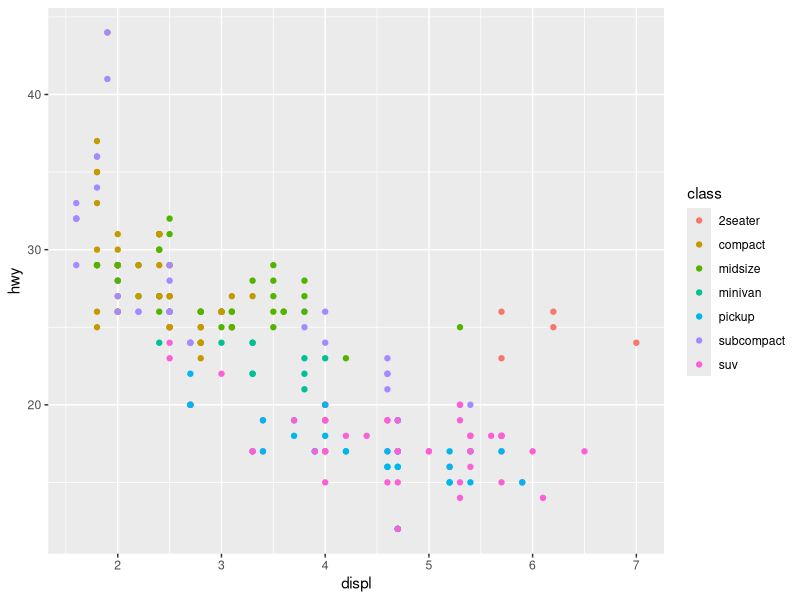
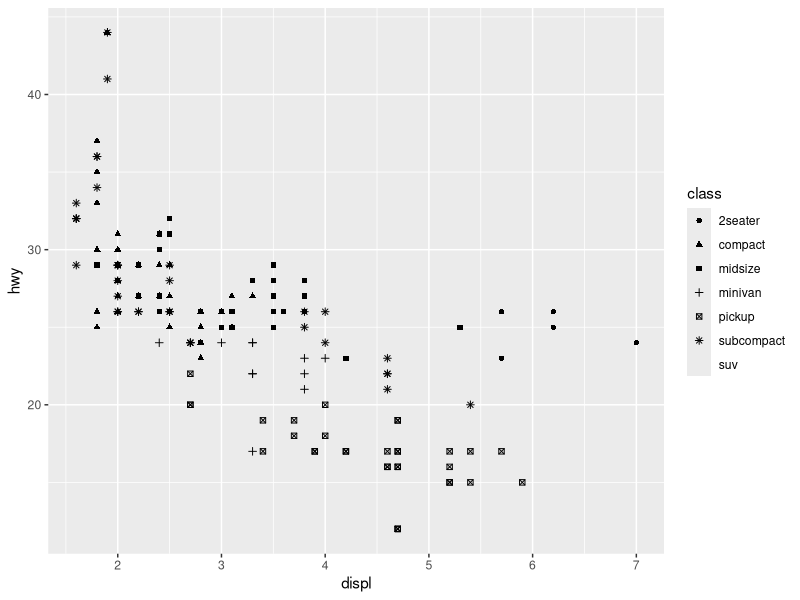
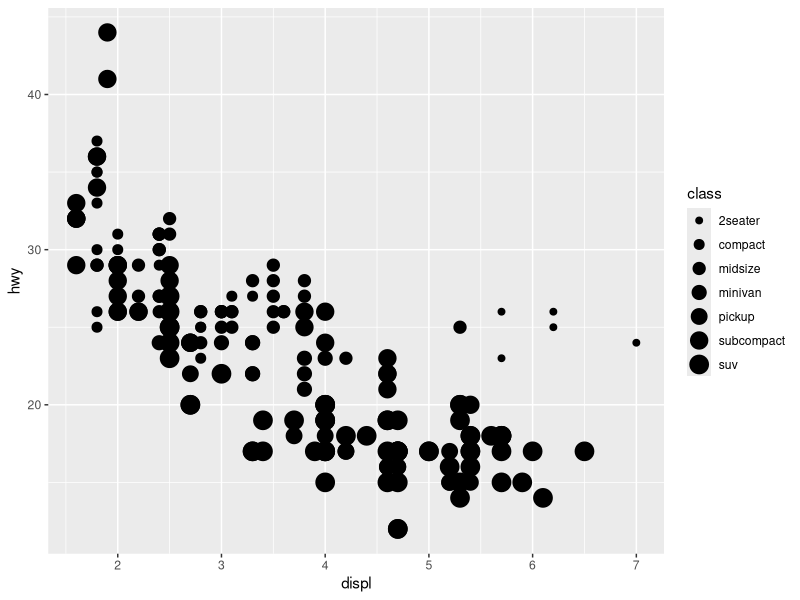
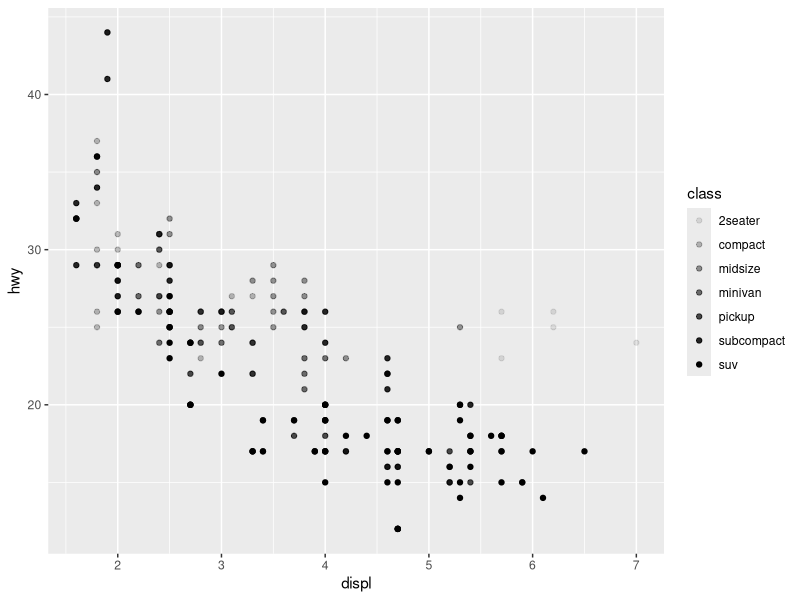
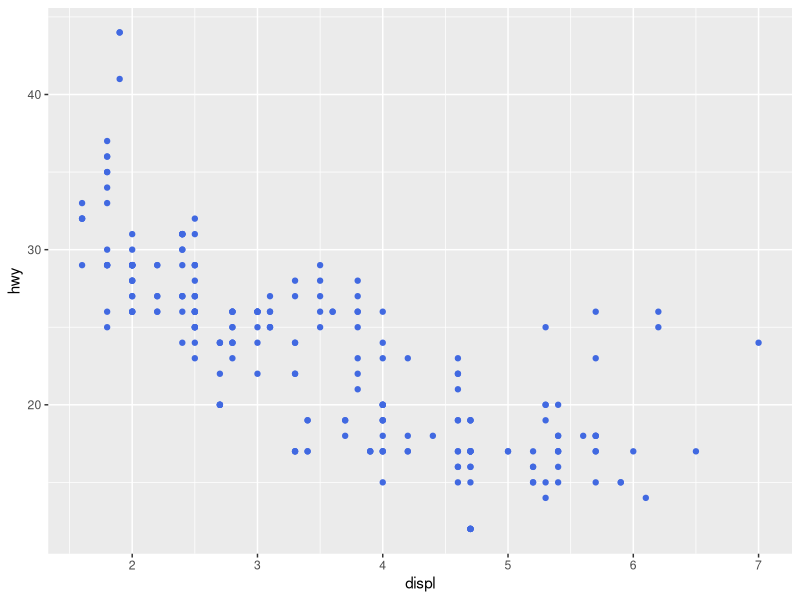
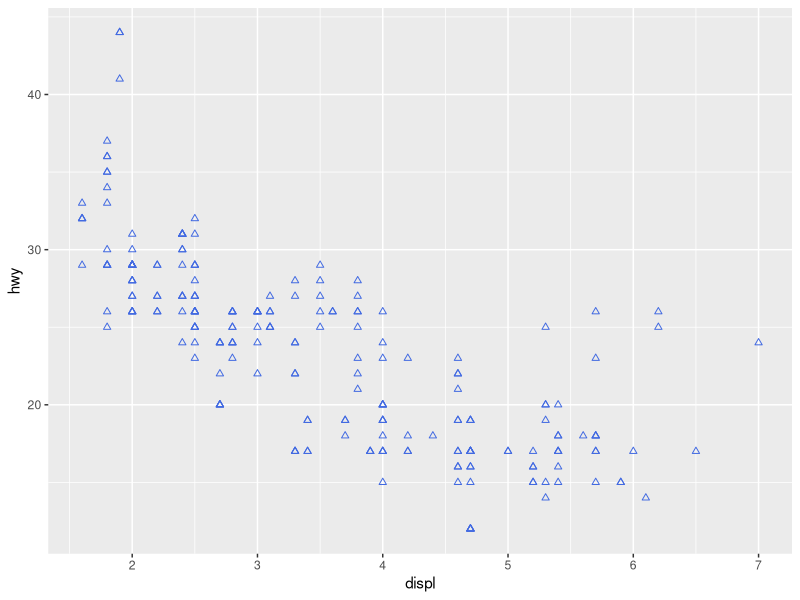
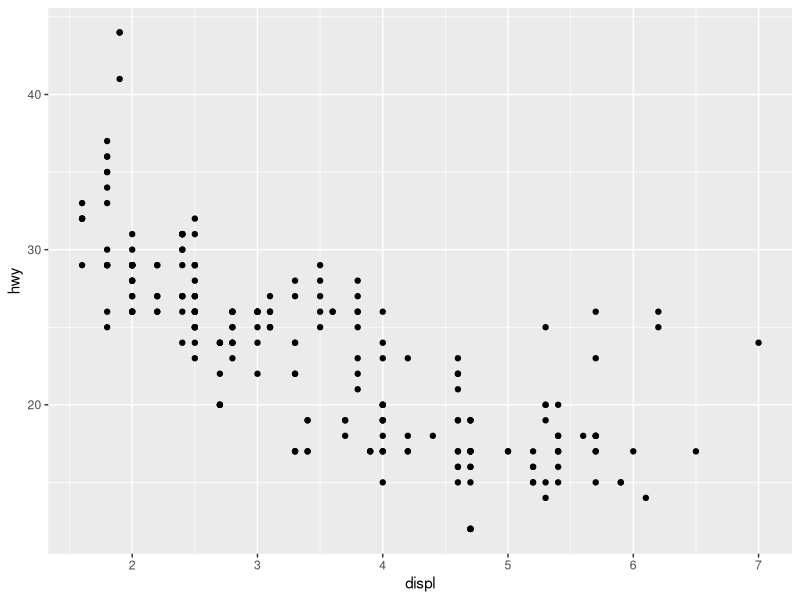
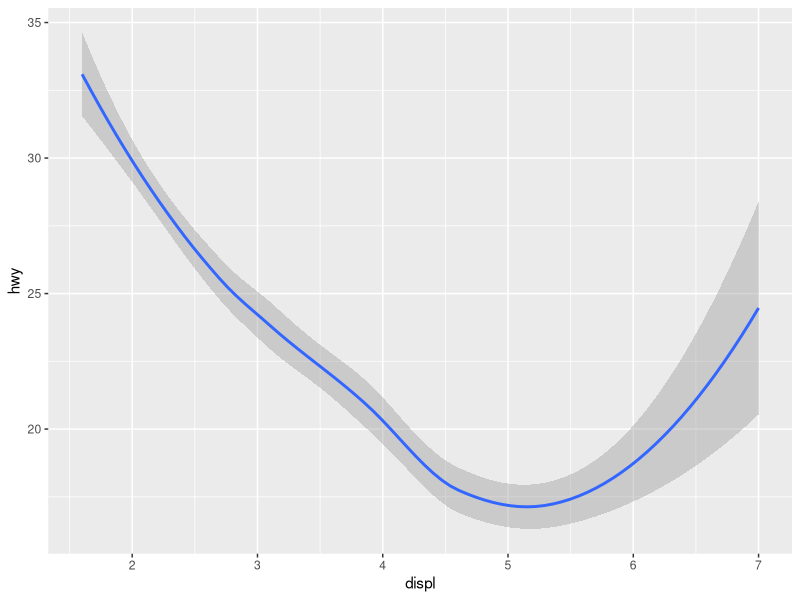

The R script that drew these images, in order:
# Layers

# Prerequisites

library(tidyverse)

### Aesthetic Mappings

mpg

ggplot(mpg, aes(x = displ, y = hwy, color = class)) +
  geom_point()

ggplot(mpg, aes(x = displ, y = hwy, shape = class)) +
  geom_point()

ggplot(mpg, aes(x = displ, y = hwy, size = class)) +
  geom_point()

ggplot(mpg, aes(x = displ, y = hwy, alpha = class)) +
  geom_point()

ggplot(mpg, aes(x = displ, y = hwy)) +
  geom_point(color = "royalblue")


ggplot(mpg, aes(x = displ, y = hwy)) +
  geom_point(color = "royalblue", shape = 2)

### Geometric Objects

##### Left
ggplot(mpg, aes(x = displ, y = hwy)) +
  geom_point()

##### Right
ggplot(mpg, aes(x = displ, y = hwy)) +
  geom_smooth()

##### Left
ggplot(mpg, aes(x = displ, y = hwy, shape = drv)) +
  geom_smooth()

##### Right
ggplot(mpg, aes(x = displ, y = hwy, linetype = drv)) +
  geom_smooth()

ggplot(mpg, aes(x = displ, y = hwy, color = drv)) +
  geom_point() +
  geom_smooth(aes(linetype = drv))

##### Left 
ggplot(mpg, aes(x = displ, y = hwy)) +
  geom_smooth()

##### Middle 
ggplot(mpg, aes(x = displ, y = hwy)) +
  geom_smooth(aes(group = drv))

##### Right
ggplot(mpg, aes(x = displ, y = hwy)) +
  geom_smooth(aes(color = drv), show.legend = FALSE)

ggplot(mpg, aes(x = displ, y = hwy)) +
  geom_point(aes(color = class)) +
  geom_smooth()

ggplot(mpg, aes(x = displ, y = hwy)) +
  geom_point() +
  geom_point(
    data = mpg %>% filter(class == "2seater"),
    color = "red"
  ) +
  geom_point(
    data = mpg %>% filter(class == "2seater"),
    shape = "circle open", size = 3, color = "red"
  )


##### Left 
ggplot(mpg, aes(x = hwy)) +
  geom_histogram(binwidth = 2)

##### Middle 
ggplot(mpg, aes(x = hwy)) +
  geom_density()

##### Right
ggplot(mpg, aes(x = hwy)) +
  geom_boxplot()

library(ggridges)

ggplot(mpg, aes(x = hwy, y = drv, fill = drv, color = drv)) +
  geom_density_ridges(alpha = 0.5, show.legend = FALSE)

### Facets

ggplot(mpg, aes(x = displ, y = hwy)) +
  geom_point() +
  facet_wrap(~cyl)

ggplot(mpg, aes(x = displ, y = hwy)) +
  geom_point() +
  facet_grid(drv ~ cyl)

ggplot(mpg, aes(x = displ, y = hwy)) +
  geom_point() +
  facet_grid(drv ~ cyl, scales = "free_y")

### Statistical Transformations

ggplot(diamonds, aes(x = cut)) +
  geom_bar()

diamonds %>% 
  count(cut) %>% 
  ggplot(aes(x = cut, y = n)) +
  geom_bar(stat = "identity")

ggplot(diamonds, aes(x = cut, y = after_stat(prop), group = 1)) +
  geom_bar()

ggplot(diamonds) +
  stat_summary(
    aes(x = cut, y = depth),
    fun.min = min,
    fun.max = max,
    fun = median
  )

ggplot(diamonds, aes(x = cut, y = after_stat(prop))) +
  geom_bar()
ggplot(diamonds, aes(x = cut, fill = color, y = after_stat(prop))) +
  geom_bar()

### Position Adjustments

##### Left 
ggplot(mpg, aes(x = drv, color = drv)) +
  geom_bar()

##### Right
ggplot(mpg, aes(x = drv, fill = drv)) +
  geom_bar()

##### Stacking
ggplot(mpg, aes(x = drv, fill = class)) +
  geom_bar()

##### Left 
ggplot(mpg, aes(x = drv, fill = class)) +
  geom_bar(alpha = 1/5, position = "identity")

##### Right
ggplot(mpg, aes(x = drv, color= class)) +
  geom_bar(fill = NA, position = "identity")

##### Left 
ggplot(mpg, aes(x = drv, fill = class)) +
  geom_bar(position = "fill")

##### Right
ggplot(mpg, aes(x = drv, fill = class)) +
  geom_bar(position = "dodge")

ggplot(mpg, aes(x = displ, y = hwy)) +
  geom_point(position = "jitter")

?position_dodge

?position_fill

?position_identity

?position_jitter

?position_stack

###








